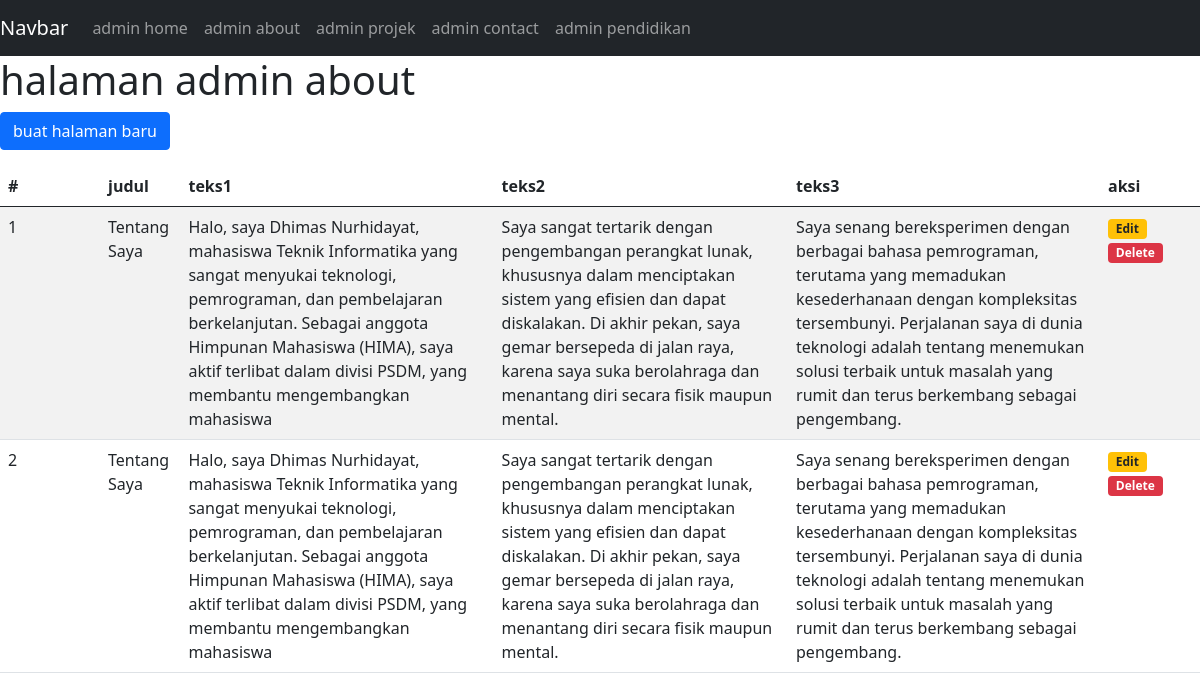
The app's page /admin/halaman-about.php with its own data.
### tables this page shows
CREATE TABLE `aboutme` (
  `id` int(11) NOT NULL,
  `judul` varchar(500) NOT NULL,
  `teks1` varchar(500) NOT NULL,
  `teks2` varchar(500) NOT NULL,
  `teks3` varchar(500) NOT NULL
);

### admin/halaman-about.php (the view, shortened to what this page needs)
<?php include("inc_header.php") ?>
<main>
<h1>halaman admin about</h1>
<p>
    <a href="halaman_input_aboutme.php">
        <input type="button" class="btn btn-primary" value="buat halaman baru" >
    </a>
</p>
<table class="table table-striped">
    <thead>
        <tr>
            <th class="col-1">#</th>
            <th>judul</th>
            <th>teks1</th>
            <th>teks2</th>
            <th>teks3</th>
            <th class="col-1">aksi</th>
        </tr>
    </thead>
    <tbody>
        <?php
    $sql1   = "select * from aboutme order by id desc";
        $mulai  = 0;
        $nomor  = $mulai + 1;
        $q1     = mysqli_query($koneksi, $sql1);
        while ($r1 = mysqli_fetch_array($q1)) {
        ?>
            <tr>
                <td><?php echo $nomor++ ?></td>
                <td><?php echo $r1['judul'] ?></td>
                <td><?php echo $r1['teks1'] ?></td>
                <td><?php echo $r1['teks2'] ?></td>
                <td><?php echo $r1['teks3'] ?></td>
                <td>
                    <a href="halaman_input_aboutme.php?id=<?php echo $r1['id']?>">
                        <span class="badge bg-warning text-dark">Edit</span>
                    </a>
                    <a href="halaman-about.php?op=delete&id=<?php echo $r1['id'] ?>" onclick="return confirm('Apakah yakin mau hapus data bro?')">
                        <span class="badge bg-danger">Delete</span>
                    </a>
                </td>
            </tr>
        <?php
        }
        ?>
    </tbody>
</table>
</main>
  </body>
</html>

### records on screen
aboutme: judul "Tentang Saya", teks1 "Halo, saya Dhimas Nurhidayat, mahasiswa Teknik Informatika yang sangat menyukai teknologi, pemrograman, dan pembelajaran berkelanjutan. Sebagai anggota Himpunan Mahasiswa (HIMA), saya aktif terlibat dalam divisi PSDM, yang membantu mengembangkan mahasiswa", teks2 "Saya sangat tertarik dengan pengembangan perangkat lunak, khususnya dalam menciptakan sistem yang efisien dan dapat diskalakan. Di akhir pekan, saya gemar bersepeda di jalan raya, karena saya suka berolahraga dan menantang diri secara fisik maupun mental.", teks3 "Saya senang bereksperimen dengan berbagai bahasa pemrograman, terutama yang memadukan kesederhanaan dengan kompleksitas tersembunyi. Perjalanan saya di dunia teknologi adalah tentang menemukan solusi terbaik untuk masalah yang rumit dan terus berkembang sebagai pengembang."
aboutme: judul "Tentang Saya", teks1 "Halo, saya Dhimas Nurhidayat, mahasiswa Teknik Informatika yang sangat menyukai teknologi, pemrograman, dan pembelajaran berkelanjutan. Sebagai anggota Himpunan Mahasiswa (HIMA), saya aktif terlibat dalam divisi PSDM, yang membantu mengembangkan mahasiswa", teks2 "Saya sangat tertarik dengan pengembangan perangkat lunak, khususnya dalam menciptakan sistem yang efisien dan dapat diskalakan. Di akhir pekan, saya gemar bersepeda di jalan raya, karena saya suka berolahraga dan menantang diri secara fisik maupun mental.", teks3 "Saya senang bereksperimen dengan berbagai bahasa pemrograman, terutama yang memadukan kesederhanaan dengan kompleksitas tersembunyi. Perjalanan saya di dunia teknologi adalah tentang menemukan solusi terbaik untuk masalah yang rumit dan terus berkembang sebagai pengembang."
